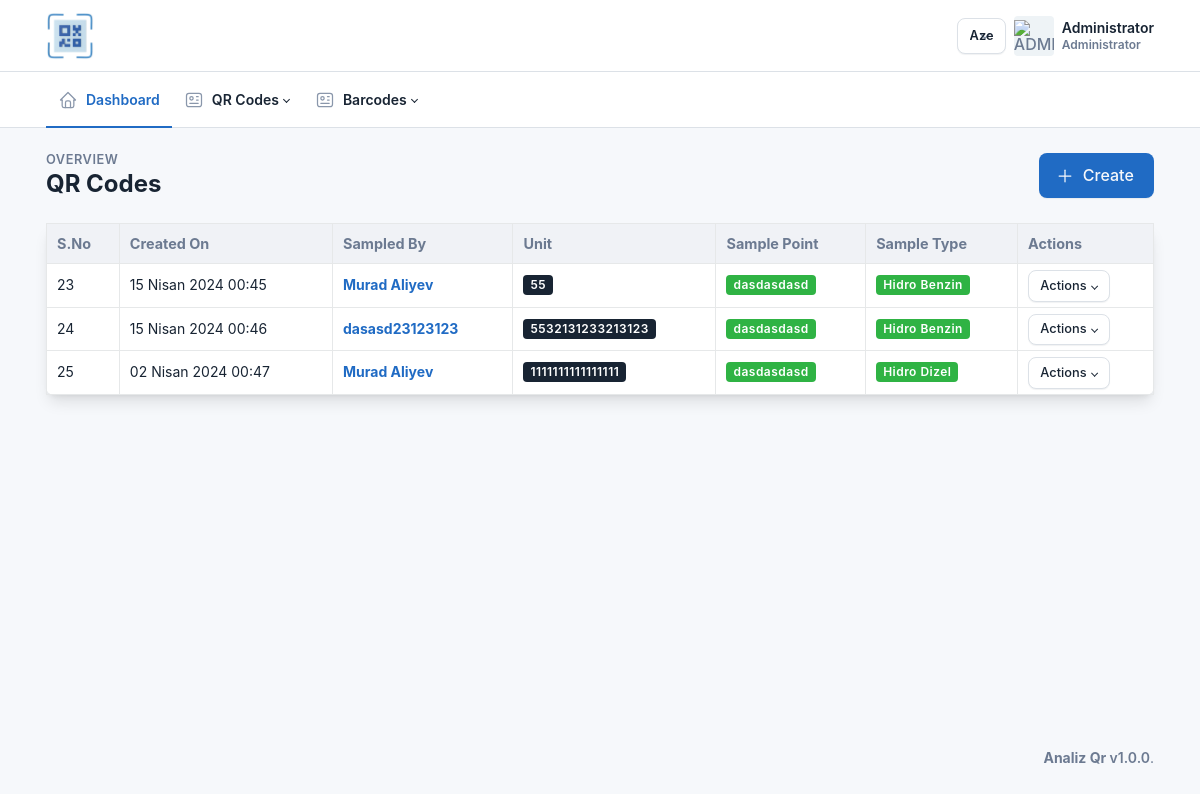
Page /qr_lists on the committed database.
### polls/models.py (models this page shows, shortened)
class QR(models.Model):
    id = models.AutoField(auto_created=True, primary_key=True, serialize=False)
    sampled_by = models.CharField(max_length=250, verbose_name='Sampled by')
    unit = models.CharField(max_length=250, verbose_name='Unit')
    sample_point = models.CharField(max_length=250, verbose_name='Sample Point')
    sample_type = models.CharField(max_length=250, verbose_name='Sample Type')
    data_time = models.DateTimeField(auto_now=False, auto_now_add=False,  verbose_name='Date Time')
    hashing_name = models.CharField(max_length=250, verbose_name='Hash Name')

### polls/views.py (the view)
# urls.py: path('qr_lists', views.qr_lists, name='qr_lists'),
async def qr_lists(request):
    query = QR.objects.all()
    return render(request,"qr_view.html",{"query":query})

### templates/qr_view.html (shortened to what this page needs)
{% extends 'header.html' %}
{% block body %}
      {% load static %}
{% include 'navbar.html' %}
            <div class="page-wrapper">
        <div class="container-xl">
            <div class="page-header d-print-none">
                <div class="row align-items-center">
                    <div class="col">
                        <div class="page-pretitle">
                            Overview
                        </div>
                        <h2 class="page-title">
                            QR Codes
                        </h2>
                    </div>
                    <div class="col-auto ms-auto d-print-none">
                        <div class="d-flex">
                            <a href="{% url 'polls:create_qr' %}" class="btn btn-primary">
                                Create
                            </a>
                        </div>
                    </div>
                </div>
            </div>
        </div>
        <div class="page-body">
            <div class="container-xl">
                <div class="row row-deck row-cards">
                    <div class="col-sm-12 col-lg-12">
                        <div class="card">
                            <div class="table-responsive">
                                <table class="table table-vcenter card-table" id="table">
                                    <thead>
                                        <tr>
                                            <th>S.No</th>
                                            <th>Created on</th>
                                            <th>Sampled by</th>
                                            <th>Unit</th>
                                            <th>Sample Point</th>
                                            <th>Sample Type</th>
                                            <th>Actions</th>
                                        </tr>
                                    </thead>
                                    {% if query is not None%}
                                    {% for data in  query%}
                                    <tbody>
                                                                                    <tr>
                                                <td>{{data.id}}</td>
                                                <td>{{data.data_time}}</td>
                                                <td><a href="{% url 'polls:show_qr' slug=data.hashing_name %}">{{data.sampled_by}}</a></td>
                                                <td><span
                                                            class="badge bg-dark text-white">{{data.unit}}</span>
                                                </td>
                                                                                                    <td><span
                                                            class="badge bg-success text-white">{{data.sample_point}}</span>
                                                    </td>
                                                    <td><span
                                                        class="badge bg-success text-white">{{data.sample_type}}</span>
                                                </td>
                                                                                                <td class="text-start">
                                                    <span class="dropdown">
                                                        <button class="btn dropdown-toggle align-text-top small-btn"
                                                            data-bs-boundary="viewport" data-bs-toggle="dropdown"
                                                            aria-expanded="false">Actions</button>
                                                    </span>
                                                </td>
                                            </tr>
                                            </tbody>
                                            {% endfor %}
                                    {% endif %}
                                </table>
                            </div>
                        </div>
                    </div>
                </div>
            </div>
        </div>
        {% include 'footer.html' %}
    </div>
    </div>
    {% endblock %}

### templates/header.html (shortened to what this page needs)
{% load static %}
<!doctype html>
<html lang="en">
<head>
    <link href="{% static 'css/tabler-flags.min.css' %} " rel="stylesheet" />
    <link href="{% static 'css/tabler-payments.min.css' %} " rel="stylesheet" />
    <link href="{% static 'css/tabler.min.css' %} " rel="stylesheet" />
    <link href="{% static 'css/tabler-vendors.min.css' %} " rel="stylesheet" />
    <link href="{% static 'css/demo.min.css' %}" rel="stylesheet" />
    <link rel="stylesheet" href="{% static 'css/dataTables.bootstrap4.min.css' %}">
    <link rel="stylesheet" href="{% static 'css/custom.css' %}">
 </head>
 <body class="antialiased" data-bs-theme="light" dir="ltr">
    <div id="wrapper" class="page">
        <header class="navbar navbar-expand-md navbar-light d-print-none">
    <div class="container-xl">
        <h1 class="navbar-brand navbar-brand-autodark d-none-navbar-horizontal pe-0 pe-md-3">
            <a href="{% url 'polls:index' %}">
                <img src="{% static 'images/qr-code-area-3d-illustration_118019-6256.jpg' %} " width="200" height="50" alt="QR Analiz"
                    class="navbar-brand-image custom-logo">
            </a>
        </h1>
        <div class="navbar-nav flex-row order-md-last">
                            <div class="nav-item dropdown mx-2">
                    <div class="lang">
                        <select type="text" class="form-select small-btn" placeholder="Select a language"
                            id="chooseLang" value="">
                            <option value="az">
                                <strong>Aze</strong></option>
                                                    </select>
                    </div>
                </div>
            <div class="nav-item dropdown">
                <a href="#" class="nav-link d-flex lh-1 text-reset p-0" data-bs-toggle="dropdown"
                    aria-label="Open user menu">
                    <span class="avatar">
                        <img src="{% static 'images/profile.png' %}"
                            alt="Administrator">
                    </span>
                    <div class="d-none d-xl-block ps-2">
                        <div>Administrator</div>
                        <div class="mt-1 small text-muted">Administrator</div>
                    </div>
                </a>
            </div>
        </div>
    </div>
</header>
 {% block body %}
 {%endblock%}
</body>
</html>

### templates/navbar.html (shortened to what this page needs)
<div class="navbar-expand-md">
    <div class="collapse navbar-collapse" id="navbar-menu">
        <div class="navbar navbar-light">
            <div class="container-xl">
                <ul class="navbar-nav">
                    <li class="nav-item active">
                        <a class="nav-link" href="{% url 'polls:index' %}">
                            <span class="nav-link-icon d-md-none d-lg-inline-block">
                            </span>
                            <span class="nav-link-title">
                                Dashboard
                            </span>
                        </a>
                    </li>
                                        <li
                        class="nav-item dropdown ">
                        <a class="nav-link dropdown-toggle" href data-bs-toggle="dropdown"
                            data-bs-auto-close="outside" role="button" aria-expanded="false">
                            <span class="nav-link-icon d-md-none d-lg-inline-block">
                            </span>
                            <span class="nav-link-title">
                                QR Codes
                            </span>
                        </a>
                    </li>
                    <li
                        class="nav-item dropdown ">
                        <a class="nav-link dropdown-toggle" href data-bs-toggle="dropdown"
                            data-bs-auto-close="outside" role="button" aria-expanded="false">
                            <span class="nav-link-icon d-md-none d-lg-inline-block">
                            </span>
                            <span class="nav-link-title">
                                Barcodes
                            </span>
                        </a>
                    </li>
                </ul>
            </div>
        </div>
    </div>
</div>

### templates/footer.html (shortened to what this page needs)
<footer class="footer footer-transparent d-print-none">
    <div class="container">
        <div class="row text-center align-items-center flex-row-reverse">
            <div class="col-12 col-lg-auto mt-3 mt-lg-0">
                <ul class="list-inline list-inline-dots mb-0">
                    <li class="list-inline-item">
                        <a href="{% url 'polls:index' %}" class="link-secondary">Analiz Qr
                            <strong>v1.0.0</strong></a>.
                    </li>
                </ul>
            </div>
        </div>
    </div>
</footer>

### static/css/custom.css (style rules this page uses)
.custom-logo { height: 3rem !important; }
.page-title { font-size: 1.5rem !important; font-weight: 700 !important; }
.page-pretitle { font-size: 0.8rem !important; }
.h2, h2 { font-size: 1.4rem !important; }
.h1, h1 { font-size: 1.5rem !important; }
a { text-decoration: none !important; font-weight: bold; }
h1, h2, h3, h4, h5, h6 { line-height: 1.3 !important; }
.navbar .navbar-nav .active > .nav-link, .navbar .navbar-nav .nav-link.active, .navbar .navbar-nav .nav-link.show, .navbar .navbar-nav .show > .nav-link { color: #206bc4 !important; font-weight: 600 !important; }
.navbar .navbar-nav .nav-link { font-weight: 600 !important; }
.navbar .navbar-brand { font-size: 1.1rem !important; font-weight: 700 !important; }
.btn { border-radius: 8px !important; font-size: 1rem !important; padding: 0.6375rem 1.2rem !important; }
.small-btn { border-radius: 8px !important; font-size: 0.8rem !important; padding: 0.35rem 0.7rem !important; }
.card { border-radius: 8px !important; border: none !important; box-shadow: 0 10px 15px -3px rgb(0 0 0 / 0.1), 0 4px 6px -4px rgb(0 0 0 / 0.1) !important; }
.markdown > table, .table { --tblr-table-accent-bg: transparent !important; --tblr-table-striped-bg: transparent !important; }
.markdown > table thead th, .table thead th { background: #f0f2f6 !important; font-size: 0.9rem !important; font-weight: 700 !important; text-transform: capitalize !important; letter-spacing: 0 !important; line-height: 1.6 !important; padding-top: 0.5rem !important; padding-bottom: 0.5rem !important; }
.tbody, td, tfoot, th, thead, tr { border-style: none !important; border: 1px solid #e6e8e9 !important; padding: 5px 10px !important; }
.form-select, .form-control { line-height: 1.8 !important; font-weight: 600 !important; border-radius: 8px !important; }
.badge { font-size: 0.75rem !important; }
table { width: 100% !important; }
.footer { top: 94%; right: 17%; }
.avatar { box-shadow: none; }

### rows in the picture
QR: id "23", data_time "15 Nisan 2024 00:45", sampled_by "Murad Aliyev", unit "55", sample_point "dasdasdasd", sample_type "Hidro Benzin"
QR: id "24", data_time "15 Nisan 2024 00:46", sampled_by "dasasd23123123", unit "5532131233213123", sample_point "dasdasdasd", sample_type "Hidro Benzin"
QR: id "25", data_time "02 Nisan 2024 00:47", sampled_by "Murad Aliyev", unit "1111111111111111", sample_point "dasdasdasd", sample_type "Hidro Dizel"
